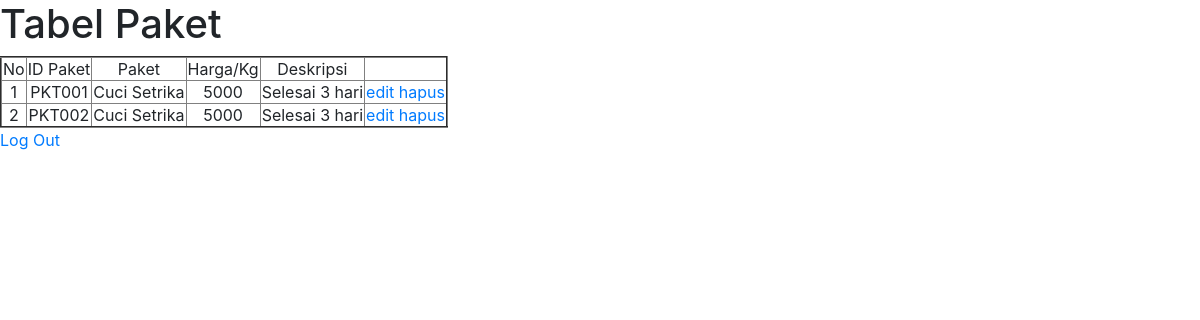
/paket.php, run on an earlier commit of the app's database.
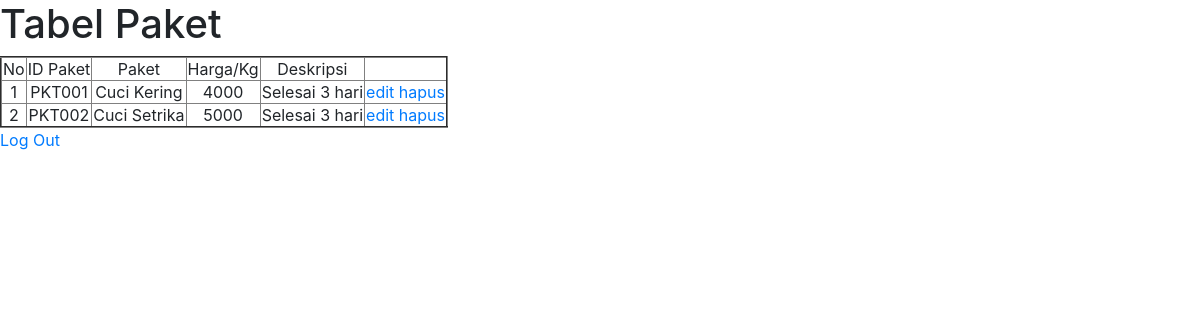
And on a later commit of the database.
### tables this page shows
CREATE TABLE `tb_paket` (
  `id_paket` varchar(10) NOT NULL,
  `paket` varchar(100) NOT NULL,
  `harga_kilo` int NOT NULL,
  `deskripsi` varchar(255) NOT NULL
);

### paket.php (the view, shortened to what this page needs)
<?php
require ("koneksi.php");
?>
<html>
<head>
        <link rel="stylesheet" href="https://cdn.jsdelivr.net/npm/bootstrap@4.3.1/dist/css/bootstrap.min.css">
</head>
    <body>
        <h1>Tabel Paket</h1>
        <table border='2' style="text-align:center">
            <tr>
                <td>No</td>
                <td>ID Paket</td>
                <td>Paket</td>
                <td>Harga/Kg</td>
                <td>Deskripsi</td>
                <td colspan="2"></td>
            </tr>
            <?php
            $query  = "SELECT * FROM tb_paket";
            $result = mysqli_query($koneksi, $query);
            $no     = 1;
            while ($row = mysqli_fetch_array($result)){
                $pkt   = $row['id_paket'];
                $paket = $row['paket'];
                $harga = $row['harga_kilo'];
                $des   = $row['deskripsi'];
            ?>
            <tr>
                <td><?php echo $no; ?></td>
                <td><?php echo $pkt; ?></td>
                <td><?php echo $paket; ?></td>
                <td><?php echo $harga; ?></td>
                <td><?php echo $des; ?></td>
                <td>
                <a href="editpaket.php?id_paket=<?php echo $row['id_paket']; ?>">edit</a>
                <a href="hapuspaket.php?id_paket=<?php echo $row['id_paket']; ?>">hapus</a>
            </td>
            </tr>
            <?php
            $no++;
            }?>
        </table>
        <a href="login.php">Log Out</a>
    </body>
</html>

What changed in the data, as far as the page shows it:
changed tb_paket "PKT001": paket "Cuci Setrika" → "Cuci Kering"; harga_kilo "5000" → "4000"
